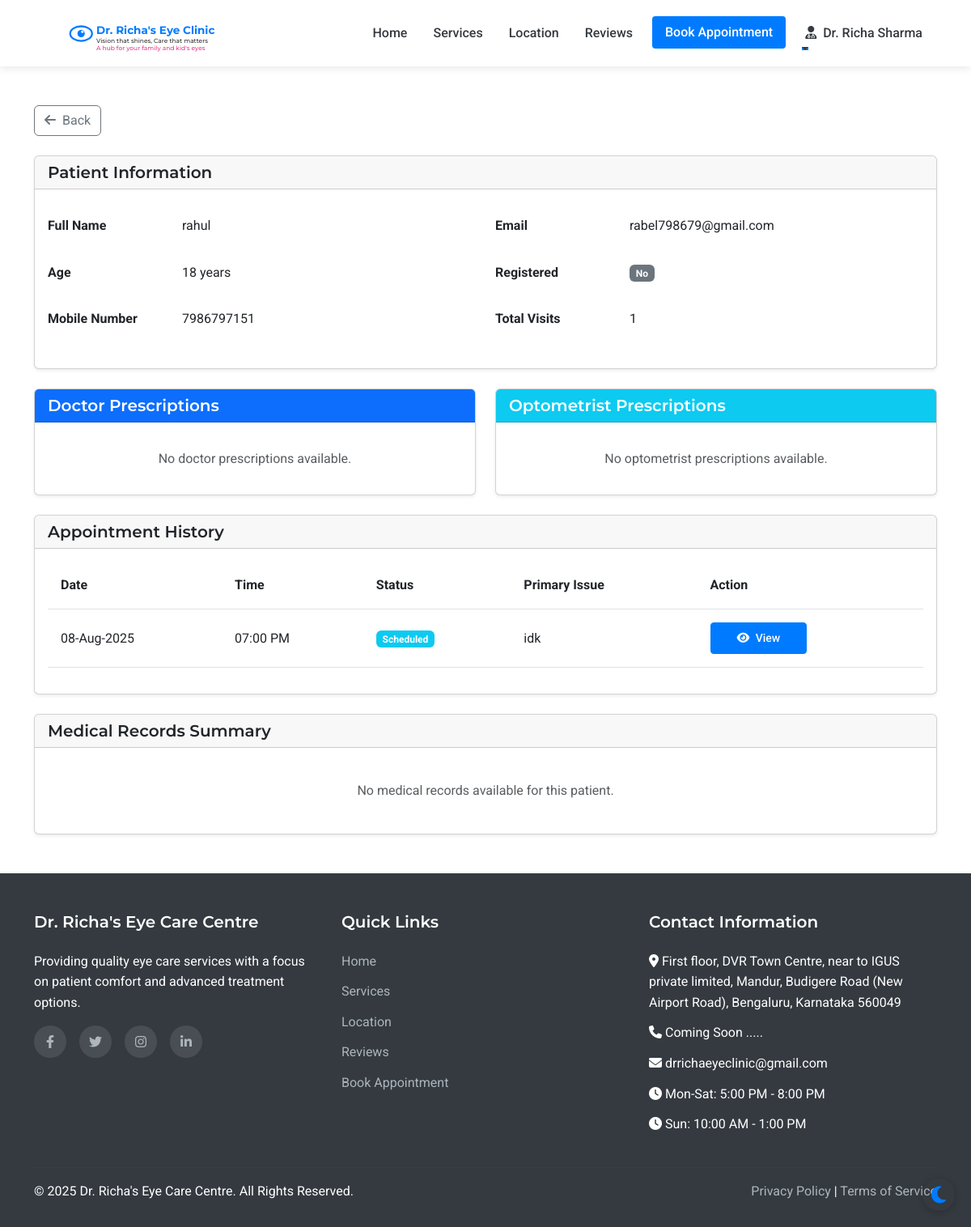
/admin/patient/7 (signed in), run on an earlier commit of the app's database.
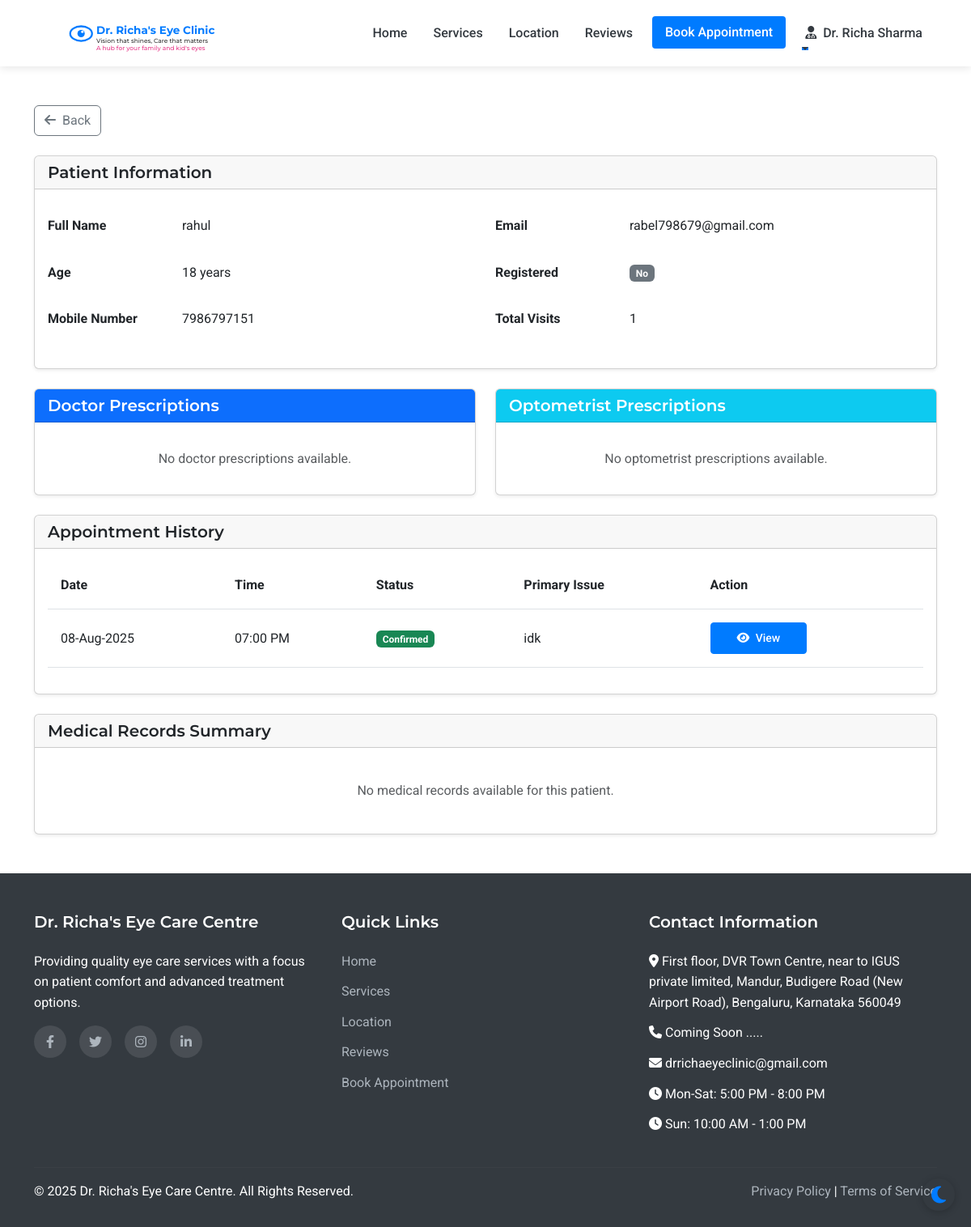
And on a later commit of the database.
### models.py (models this page shows, shortened)
class Appointment(db.Model):
    id = db.Column(db.Integer, primary_key=True)
    patient_id = db.Column(db.Integer, db.ForeignKey('patient.id'), nullable=False)
    appointment_date = db.Column(db.Date, nullable=False)
    appointment_time = db.Column(db.Time, nullable=False)
    primary_issue = db.Column(db.Text, nullable=True)
    referral_info = db.Column(db.String(255), nullable=True)
    status = db.Column(db.String(20), default='scheduled')  # scheduled, completed, cancelled
    created_at = db.Column(db.DateTime, default=datetime.utcnow)
    consultation_fee = db.Column(db.Float, nullable=False, default=500.0)
    payment_status = db.Column(db.String(20), default='pending')  # pending, paid

### routes.py (the view)
@app.route('/admin/patient/<int:patient_id>')
@login_required
def admin_patient_view(patient_id):
    if not (isinstance(current_user, Admin) or isinstance(current_user, Assistant) or isinstance(current_user, Doctor)):
        flash('Access denied. Staff privileges required.', 'danger')
        return redirect(url_for('index'))
    if isinstance(current_user, Assistant):
        return_url = url_for('assistant_dashboard')
    elif isinstance(current_user, Doctor):
        return_url = url_for('admin_dashboard')
    else:
        return_url = url_for('admin_dashboard')
    patient = Patient.query.get_or_404(patient_id)
    appointments = Appointment.query.filter_by(patient_id=patient_id).order_by(desc(Appointment.appointment_date)).all()
    return render_template('admin/patient_view.html', patient=patient, appointments=appointments)

### app.py (called while the page is built)
@login_manager.user_loader
def load_user(user_id):
    from models import Doctor, Assistant, Admin, Patient
    try:
        if user_id.startswith('doctor_'):
            return Doctor.query.get(int(user_id.split('_')[1]))
        elif user_id.startswith('assistant_'):
            return Assistant.query.get(int(user_id.split('_')[1]))
        elif user_id.startswith('admin_'):
            return Admin.query.get(int(user_id.split('_')[1]))
        else:
            return Patient.query.get(int(user_id))
    except (ValueError, AttributeError):
        return None

### routes.py (called while the page is built)
@app.context_processor
def inject_now():
    return {'now': datetime.now()}

### templates/admin/patient_view.html (shortened to what the changed rows need)
{% extends 'layout.html' %}
{% block content %}
<div class="container py-5">
    <div class="row">
        <div class="col-lg-12">
            <div class="card shadow-sm mb-4">
                <div class="card-body">
                    <div class="row">
                        <div class="col-md-6">
                            <table class="table table-borderless">
                                <tr>
                                    <th class="ps-0" style="width: 150px;">Full Name</th>
                                </tr>
                                <tr>
                                    <th class="ps-0">Age</th>
                                </tr>
                                <tr>
                                    <th class="ps-0">Mobile Number</th>
                                </tr>
                            </table>
                        </div>
                        <div class="col-md-6">
                            <table class="table table-borderless">
                                <tr>
                                    <th class="ps-0" style="width: 150px;">Email</th>
                                </tr>
                                <tr>
                                    <th class="ps-0">Registered</th>
                                </tr>
                                <tr>
                                    <th class="ps-0">Total Visits</th>
                                </tr>
                            </table>
                        </div>
                    </div>
                </div>
            </div>
            <div class="card shadow-sm mb-4">
                <div class="card-body">
                    {% if patient.appointments %}
                        <div class="table-responsive">
                            <table class="table table-hover">
                                <thead>
                                    <tr>
                                        <th>Date</th>
                                        <th>Time</th>
                                        <th>Status</th>
                                        <th>Primary Issue</th>
                                        <th>Action</th>
                                    </tr>
                                </thead>
                                <tbody>
                                    {% for appointment in patient.appointments|sort(attribute='appointment_date', reverse=true) %}
                                        <tr>
                                            <td>{{ appointment.appointment_date.strftime('%d-%b-%Y') }}</td>
                                            <td>{{ appointment.appointment_time.strftime('%I:%M %p') }}</td>
                                            <td>
                                                {% if appointment.status == 'scheduled' %}
                                                    <span class="badge bg-info">Scheduled</span>
                                                {% elif appointment.status == 'confirmed' %}
                                                    <span class="badge bg-success">Confirmed</span>
                                                {% elif appointment.status == 'completed' %}
                                                    <span class="badge bg-primary">Completed</span>
                                                {% elif appointment.status == 'cancelled' %}
                                                    <span class="badge bg-danger">Cancelled</span>
                                                {% endif %}
                                            </td>
                                            <td>{{ appointment.primary_issue or 'Not specified' }}</td>
                                            <td>
                                                <div class="btn-group" role="group">
                                                    <a href="{{ url_for('admin_appointment_view', appointment_id=appointment.id) }}" class="btn btn-sm btn-primary me-2">
                                                        <i class="fas fa-eye me-1"></i> View
                                                    </a>
                                                </div>
                                            </td>
                                        </tr>
                                    {% endfor %}
                                </tbody>
                            </table>
                        </div>
                    {% else %}
                        <p class="text-muted text-center my-3">No appointment history for this patient.</p>
                    {% endif %}
                </div>
            </div>
                    {% set has_records = false %}
                    {% for appointment in patient.appointments %}
                        {% if appointment.medical_record %}
                            {% set has_records = true %}
                        {% endif %}
                    {% endfor %}
        </div>
    </div>
</div>
{% endblock %}

What changed in the data, as far as the page shows it:
changed Appointment "07:00 PM": status "Scheduled" → "Confirmed"
